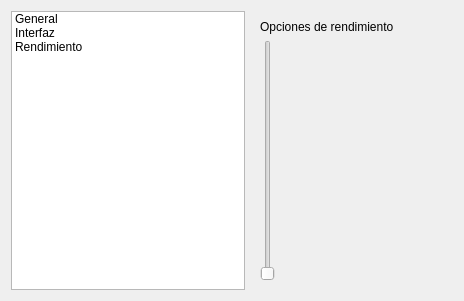
<?xml version="1.0" encoding="UTF-8"?>
<ui version="4.0">
 <class>OptionsWindow</class>
 <widget class="QDialog" name="OptionsWindow">
  <property name="geometry">
   <rect>
    <x>0</x>
    <y>0</y>
    <width>464</width>
    <height>301</height>
   </rect>
  </property>
  <property name="windowTitle">
   <string>Opciones</string>
  </property>
  <layout class="QHBoxLayout" name="horizontalLayout">
   <item>
    <widget class="QListWidget" name="listCategories">
     <item>
      <property name="text">
       <string>General</string>
      </property>
     </item>
     <item>
      <property name="text">
       <string>Interfaz</string>
      </property>
     </item>
     <item>
      <property name="text">
       <string>Rendimiento</string>
      </property>
     </item>
    </widget>
   </item>
   <item>
    <widget class="QStackedWidget" name="stackedOptions">
     <property name="currentIndex">
      <number>2</number>
     </property>
     <widget class="QWidget" name="pageGeneral">
      <layout class="QVBoxLayout" name="verticalLayoutGeneral">
       <item>
        <widget class="QLabel" name="labelGeneral">
         <property name="text">
          <string>Opciones generales</string>
         </property>
        </widget>
       </item>
       <item>
        <widget class="QCheckBox" name="checkInicio">
         <property name="text">
          <string>Abrir archivo anterior al iniciar</string>
         </property>
        </widget>
       </item>
      </layout>
     </widget>
     <widget class="QWidget" name="pageInterfaz">
      <layout class="QVBoxLayout" name="verticalLayoutInterfaz">
       <item>
        <widget class="QLabel" name="labelInterfaz">
         <property name="text">
          <string>Opciones de interfaz</string>
         </property>
        </widget>
       </item>
       <item>
        <widget class="QComboBox" name="comboTema">
         <item>
          <property name="text">
           <string>Claro</string>
          </property>
         </item>
         <item>
          <property name="text">
           <string>Oscuro</string>
          </property>
         </item>
        </widget>
       </item>
      </layout>
     </widget>
     <widget class="QWidget" name="pageRendimiento">
      <layout class="QVBoxLayout" name="verticalLayoutRendimiento">
       <item>
        <widget class="QLabel" name="labelRendimiento">
         <property name="text">
          <string>Opciones de rendimiento</string>
         </property>
        </widget>
       </item>
       <item>
        <widget class="QSlider" name="sliderCache"/>
       </item>
      </layout>
     </widget>
    </widget>
   </item>
  </layout>
 </widget>
 <resources/>
 <connections/>
</ui>
